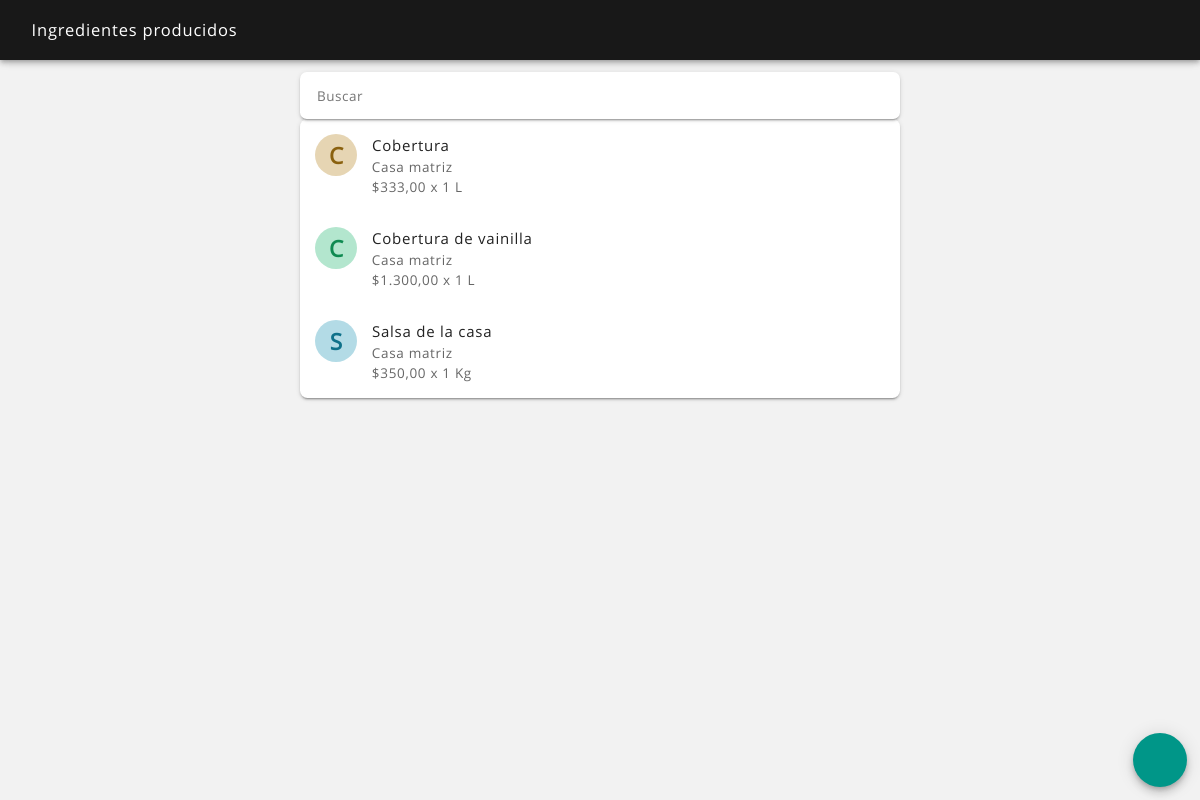
Page /ingredientes_producidos_ver.php (signed in) on the committed database.
### tables this page shows
CREATE TABLE `ingrediente` (
  `ingrediente_id` int(11) NOT NULL,
  `fecha_alta` datetime NOT NULL,
  `fecha_mod` datetime NOT NULL,
  `fecha_baja` datetime NOT NULL,
  `usuario_alta` int(11) NOT NULL,
  `usuario_mod` int(11) NOT NULL,
  `usuario_baja` int(11) NOT NULL,
  `estado` text NOT NULL,
  `ingrediente` text NOT NULL,
  `tipo` text NOT NULL,
  `unidad_minima` text NOT NULL,
  `unidad_compra` text NOT NULL,
  `costo_unidad_minima` text NOT NULL,
  `costo_unidad_compra` text NOT NULL,
  `preparacion` text NOT NULL,
  `cantidad_unidad_compra` text NOT NULL,
  `proveedor_id` int(11) NOT NULL,
  `productor_id` text NOT NULL
);

CREATE TABLE `productor` (
  `productor_id` int(11) NOT NULL,
  `fecha_alta` datetime NOT NULL,
  `fecha_mod` datetime NOT NULL,
  `fecha_baja` datetime NOT NULL,
  `usuario_alta` int(11) NOT NULL,
  `usuario_mod` int(11) NOT NULL,
  `usuario_baja` int(11) NOT NULL,
  `estado` text NOT NULL,
  `productor` text NOT NULL,
  `documento_tipo` text NOT NULL,
  `documento_numero` text NOT NULL,
  `tipo` text NOT NULL,
  `correo` text NOT NULL,
  `contacto` text NOT NULL,
  `telefono` text NOT NULL,
  `direccion` text NOT NULL,
  `cuenta_bancaria` text NOT NULL,
  `imagen` text NOT NULL,
  `imagen_nombre` text NOT NULL
);

### sis/avatar_color.php (called while the page is built)
<?php
$pla = ord(strtolower($avatar_nombre[0]));
$ula = ord(substr($avatar_nombre, -1));
$lca = strlen($avatar_nombre);
$sca = $pla + $ula + $lca + $avatar_id;
$sca = $sca << 5;
$ab_hue = $sca;
$ab_sat = "50%";
$ab_lig = "80%";
$at_hue = $sca;
$at_sat = "80%";
$at_lig = "30%";
?>

### ingredientes_producidos_ver.php (the view, shortened to what this page needs)
<?php
include ("sis/nombre_sesion.php");
?>
<?php
if(isset($_POST['busqueda'])) $busqueda = $_POST['busqueda']; elseif(isset($_GET['busqueda'])) $busqueda = $_GET['busqueda']; else $busqueda = null;
if(isset($_POST['body_snack'])) $body_snack = $_POST['body_snack']; elseif(isset($_GET['body_snack'])) $body_snack = $_GET['body_snack']; else $body_snack = null;
?>
<!DOCTYPE html>
<html lang="es">
<head>
    <?php
    include ("partes/head.php");
    ?>
</head>
<body <?php echo $body_snack; ?>>
<header class="rdm-toolbar--contenedor">
    <div class="rdm-toolbar--fila">
        <div class="rdm-toolbar--izquierda">
            <h2 class="rdm-toolbar--titulo">Ingredientes producidos</h2>
        </div>
    </div>
</header>
<main class="rdm--contenedor-toolbar">
    <?php
    $consulta = $conexion->query("SELECT * FROM ingrediente WHERE tipo = 'producido' and estado = 'activo' ORDER BY ingrediente");
    if ($consulta->num_rows == 0)
    {
        ?>
        <div class="rdm-vacio--caja">
            <i class="zmdi zmdi-alert-circle-o zmdi-hc-4x"></i>
            <p class="rdm-tipografia--subtitulo1">No se han agregado ingredientes producidos</p>
            <p class="rdm-tipografia--cuerpo1--margen-ajustada">Los ingredientes producidos son todos los elementos de los que están hechos los productos o servicios que vendes y que tu mismo produces a partir de otros ingredientes, por ejemplo: salsas, mezclas, masas, coberturas, etc.</p>
        </div>
        <?php
    }
    else
    {   ?>
        <input type="search" name="busqueda" id="busqueda" value="<?php echo "$busqueda"; ?>" placeholder="Buscar" maxlength="30" autofocus autocomplete="off" onKeyUp="buscar();" onFocus="buscar();" />
        <section class="rdm-lista">
        <?php
        while ($fila = $consulta->fetch_assoc())
        {
            $ingrediente_producido_id = $fila['ingrediente_id'];
            $ingrediente = $fila['ingrediente'];
            $unidad_compra = $fila['unidad_compra'];
            $cantidad_unidad_compra = $fila['cantidad_unidad_compra'];
            $productor_id = $fila['productor_id'];
            $avatar_id = $ingrediente_producido_id;
            $avatar_nombre = "$ingrediente";
            include ("sis/avatar_color.php");
            $imagen = '<div class="rdm-lista--avatar-color" style="background-color: hsl('.$ab_hue.', '.$ab_sat.', '.$ab_lig.'); color: hsl('.$at_hue.', '.$at_sat.', '.$at_lig.');"><span class="rdm-lista--avatar-texto">'.strtoupper(substr($avatar_nombre, 0, 1)).'</span></div>';
            $consulta2 = $conexion->query("SELECT * FROM productor WHERE productor_id = $productor_id");
            if ($filas2 = $consulta2->fetch_assoc())
            {
                $productor = $filas2['productor'];
            }
            else
            {
                $productor = "";
            }
            $consulta_costo = $conexion->query("SELECT * FROM ingrediente_producido_composicion WHERE ingrediente_producido_id = '$ingrediente_producido_id' ORDER BY fecha_alta DESC");
            if ($consulta_costo->num_rows != 0)
            {
                $composicion_costo = 0;
                while ($fila = $consulta_costo->fetch_assoc())
                {
                    $cantidad = $fila['cantidad'];
                    $ingrediente_id = $fila['ingrediente_id'];
                    $consulta2 = $conexion->query("SELECT * FROM ingrediente WHERE ingrediente_id = $ingrediente_id");
                    if ($filas2 = $consulta2->fetch_assoc())
                    {
                        $costo_unidad_minima_c = $filas2['costo_unidad_minima'];
                    }
                    else
                    {
                        $unidad_minima_c = "unid";
                        $costo_unidad_minima_c = 0;
                    }
                    $ingrediente_costo = $costo_unidad_minima_c * $cantidad;
                    $composicion_costo = $composicion_costo + $ingrediente_costo;
                }
                $costo_valor = $composicion_costo;
            }
            else
            {
                $costo_valor = 0;
            }
            ?>
            <a href="ingredientes_producidos_detalle.php?ingrediente_producido_id=<?php echo "$ingrediente_producido_id"; ?>">
                <article class="rdm-lista--item-doble">
                    <div class="rdm-lista--izquierda">
                        <div class="rdm-lista--contenedor">
                            <?php echo "$imagen"; ?>
                        </div>
                        <div class="rdm-lista--contenedor">
                            <h2 class="rdm-lista--titulo"><?php echo ucfirst($ingrediente); ?></h2>
                            <h2 class="rdm-lista--texto-secundario"><?php echo ucfirst($productor); ?></h2>
                            <h2 class="rdm-lista--texto-secundario">$<?php echo number_format($costo_valor, 2, ",", "."); ?> x <?php echo ($cantidad_unidad_compra); ?> <?php echo ucfirst($unidad_compra); ?></h2>
                        </div>
                    </div>
                </article>
            </a>
        <?php
        }
        ?>
        </section>
    <?php
    }
    ?>
</main>
<footer>
    <a href="ingredientes_producidos_agregar.php"><button class="rdm-boton--fab" ><i class="zmdi zmdi-plus zmdi-hc-2x"></i></button></a>
</footer>
</body>
</html>

### css/estilos.css (style rules this page uses)
body { background-color: rgba(0, 0, 0, 0.05); color: #222; font-family: Product Sans; font-size: 15px; font-weight: 300; margin: 0; }
a { color: inherit; text-decoration: none; outline: none; }
.rdm--contenedor-toolbar, .rdm--contenedor-toolbar-tabs { box-sizing: border-box; margin: 0 auto; max-width: 600px; width: 95%; margin-top: 4.5rem; }
.rdm--contenedor-toolbar, .rdm--contenedor-zona { box-sizing: border-box; margin: 0 auto; max-width: 600px; width: 95%; margin-top: 4.5rem; }

### css/toolbar.css (style rules this page uses)
.rdm-toolbar--contenedor { box-shadow: 0 2px 4px -1px rgba(0,0,0,.2), 0 4px 5px 0 rgba(0,0,0,.14), 0 1px 10px 0 rgba(0,0,0,.12); box-sizing: border-box; color: #fff; left: 0; position: fixed; top: 0; width: 100%; z-index: 1; }
.rdm-toolbar--fila, .rdm-toolbar--fila-tab { background-color: rgba(0,0,0,0.9); align-items: center; display: flex; justify-content: space-between; padding: 1em; height: 2em; }
.rdm-toolbar--izquierda, .rdm-toolbar--centro, .rdm-toolbar--derecha { display: flex; align-items: center; }
.rdm-toolbar--titulo, .rdm-toolbar--titulo-centro, .rdm-toolbar--texto-secundario { font-size: 1.1em; font-weight: 500; letter-spacing: 0.05em; line-height: 1.5em; margin: 0 0 0 1em; max-width: 240px; white-space: nowrap; overflow: hidden; text-overflow: ellipsis; }

### css/botones.css (style rules this page uses)
button { border-radius: 0.5em; border: none; box-shadow: 0 3px 1px -2px rgba(0,0,0,.2), 0 2px 2px 0 rgba(0,0,0,.14), 0 1px 5px 0 rgba(0,0,0,.12); box-sizing: border-box; color: #fff; display: inline-block; font-family: Product Sans; font-size: 0.9em; font-weight: 600; letter-spacing: 0.05em; outline: none; padding: 1em 1em 0.9em 1em; text-align: center; text-decoration: none; text-transform: uppercase; transition: all 0.3s ease; vertical-align: middle; cursor: pointer; }
.rdm-boton--fab { background-color: #009688; border-radius: 50%; bottom: 1em; box-shadow: 0 3px 5px -1px rgba(0,0,0,.2), 0 6px 10px 0 rgba(0,0,0,.14), 0 1px 18px 0 rgba(0,0,0,.12); height: 4em; position: fixed; right: 1em; width: 4em; z-index: 200; }

### css/listas.css (style rules this page uses)
.rdm-lista, .rdm-lista-sencillo, .rdm-lista-amplio, .rdm-lista-amplia, .rdm-lista--porcentaje { background-color: #fff; box-shadow: 0px 3px 1px -2px rgba(0, 0, 0, 0.2), 0px 2px 2px 0px rgba(0, 0, 0, 0.14), 0px 1px 5px 0px rgba(0, 0, 0, 0.12); box-sizing: border-box; margin: 0 auto; margin-bottom: 1em; width: 100%; border-radius: 0.5em; }
.rdm-lista--item-doble { align-items: flex-start; display: flex; justify-content: space-between; padding: 1em; }
.rdm-lista--izquierda, .rdm-lista--izquierda-sencillo, .rdm-lista--derecha { display: flex; }
.rdm-lista--contenedor { display: inline-block; }
.rdm-lista--avatar-color { align-items: center; border-radius: 50%; box-sizing: border-box; color: rgba(255,255,255,1); display: inline-flex; font-size: 1em; justify-content: center; line-height: normal; text-align: center; font-weight: bold; height: 2.8em; width: 2.8em; padding: 0em; }
.rdm-lista--avatar-texto { font-size: 1.5em; }
.rdm-lista--titulo, .rdm-lista--texto-secundario, .rdm-lista--texto-valor, .rdm-lista--titulo-amplio, .rdm-lista--mensaje, .rdm-lista--texto-secundario-porcentaje, .rdm-lista--texto-valor-porcentaje, .rdm-lista--texto-porcentaje, .rdm-lista--titulo-porcentaje, .rdm-lista--texto-unidad { font-size: 1em; font-weight: 400; letter-spacing: 0.05em; line-height: 1.5em; margin: 0 0 0 1em; }
.rdm-lista--texto-secundario { color: rgba(0, 0, 0, 0.6); line-height: 1.5em; font-size: 0.9em; margin: 0 0 0 1.1em; }

### css/formularios.css (style rules this page uses)
input, button, textarea { appearance: none; outline: none; -webkit-appearance: none; }
input, select, textarea { font-family: Product Sans; appearance: none; background: none; border: none; border-top: 0.2em solid rgba(0, 0, 0, 0); border-bottom: 0.1em solid rgba(0, 0, 0, 0.12); box-sizing: border-box; color: #222; color: rgba(0, 0, 0, 0.9); font-size: 0.9em; font-weight: 400; letter-spacing: 0.04em; line-height: 1.5; margin: 0; padding: 0.3em 0em 0.4em 0em; width: 100%; outline:0px; transition: all 0.2s ease; }
input[type=search] { appearance: none; box-sizing: border-box; background-color: #fff; border: none; box-shadow: 0px 3px 1px -2px rgba(0, 0, 0, 0.2), 0px 2px 2px 0px rgba(0, 0, 0, 0.14), 0px 1px 5px 0px rgba(0, 0, 0, 0.12); width: 100%; -webkit-appearance: none; padding: 1em 1.25em; outline:0px; border-radius: 0.5em; }
input[type="search"] { -webkit-appearance: none; }

### rows in the picture
ingrediente: ingrediente "C", ingrediente "Cobertura", productor.productor "Casa matriz", costo_valor "333,00", cantidad_unidad_compra "1", unidad_compra "L"
ingrediente: ingrediente "C", ingrediente "Cobertura de vainilla", productor.productor "Casa matriz", costo_valor "1.300,00", cantidad_unidad_compra "1", unidad_compra "L"
ingrediente: ingrediente "S", ingrediente "Salsa de la casa", productor.productor "Casa matriz", costo_valor "350,00", cantidad_unidad_compra "1", unidad_compra "Kg"
